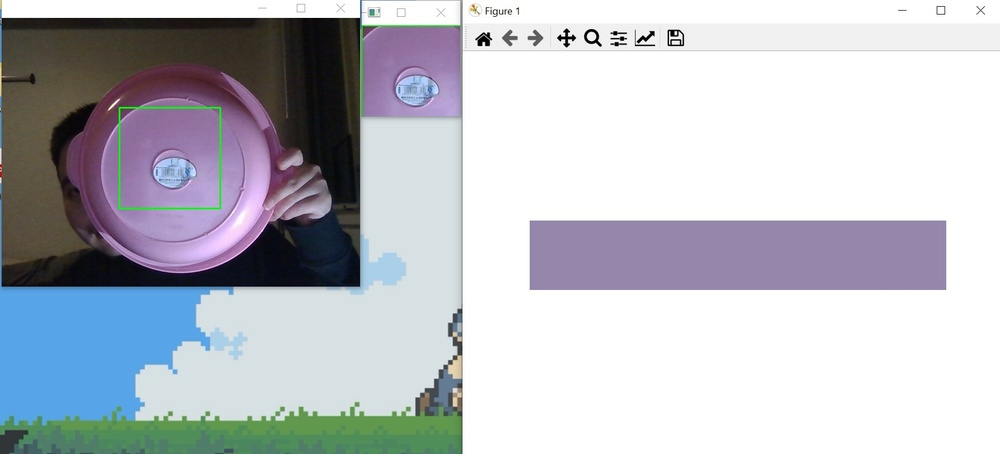
#> input picture DominateColor_LIGHTS_OFF.jpg, 1000 x 454 px, shrunk from 1786 x 811 before the run, given in place of the camera
$ python TASK4_123.py
#> lines starting #> are read from the running program, lines starting #| are printed output that depends on the picture; after the words box and inside, x2 and y2 are one past the last pixel; in counts of white or black regions, pixels touching at a corner belong together
#Work Cited:
#OpenCV: Image Thresholding, https://docs.opencv.org/4.x/d7/d4d/tutorial_py_thresholding.html
#OpenCV: Changing Colorspaces, https://docs.opencv.org/4.x/df/d9d/tutorial_py_colorspaces.html
#OpenCV: Contour Features, https://docs.opencv.org/4.x/dd/d49/tutorial_py_contour_features.html

#Futher Imporvement:
#This code tracks objects with yellow color very well including the color coming out from the
#phone; however, when it encounters yellow object that reflects the light, it will have
#a lot of noises. Therefore, one of the imporvement of this code is to imporve the
#tracking ability when it encounts reflective objects.

import cv2 as cv
import numpy as np

cap = cv.VideoCapture(0)
while(1):
    # Take each frame
    _, frame = cap.read()
#> frame is the input picture: shape (454, 1000, 3); mean B, G, R 198.3, 191.2, 187.9
    # Convert BGR to HSV
    hsv = cv.cvtColor(frame, cv.COLOR_BGR2HSV)
#> hsv: shape (454, 1000, 3); mean H, S, V 50.6, 36.4, 202.6
    # define range of yellow color in HSV
    lower_yellow = np.array([20,100,100])
    upper_yellow = np.array([30,255,255])
    # Threshold the HSV image to get only yellow colors
    mask = cv.inRange(hsv, lower_yellow, upper_yellow)
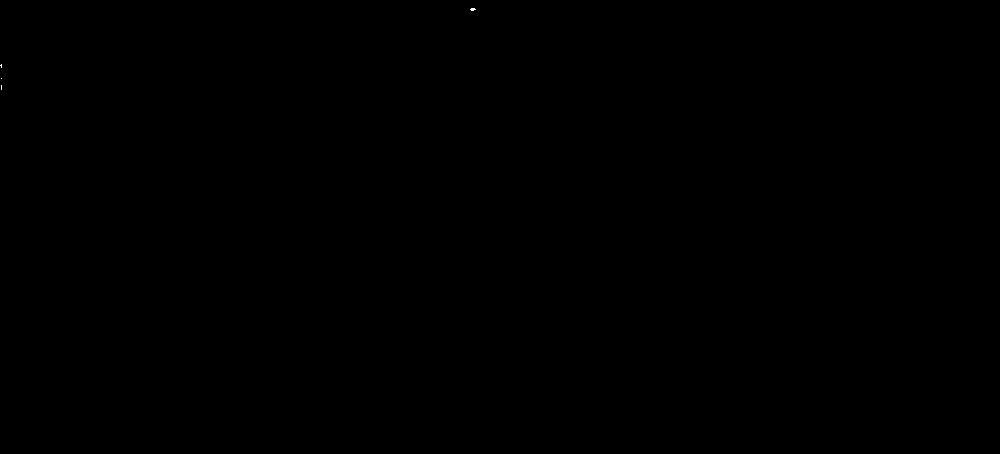
#> mask: shape (454, 1000); 0.01% white in thin lines or dots, all inside (x1, y1, x2, y2) = (0, 8, 476, 90)

    # Noise Reduction
    blur = cv.GaussianBlur(mask,(5,5),0)
    ret3,th3 = cv.threshold(blur,0,255,cv.THRESH_BINARY+cv.THRESH_OTSU)
#> th3: shape (454, 1000); 0.01% white; 3 white regions (2 under 20 px), largest, box (x1, y1, x2, y2) and area: (470, 7, 476, 12) 25
#> ret3 = 48

   # Bitwise-AND mask and original image
    res = cv.bitwise_and(frame,frame, mask= th3)

    contours,hierarchy = cv.findContours(th3, 1, 2)
#> contours = 3 contours, all with area under 20

    #creating bounding boxes
    if(len(contours) != 0):
        for cnt in contours:
           x,y,w,h = cv.boundingRect(cnt)
           cv.rectangle(res,(x,y),(x+w,y+h),(0,255,0),2)
#> this loop made 3 passes
#> (x, y, w, h) on passes 1 to 3: (0, 85, 3, 5), (0, 64, 3, 4), (470, 7, 6, 5)
#> res: shape (454, 1000, 3); mean B, G, R 0, 0.1, 0

    cv.imshow('frame',frame)
    cv.imshow('mask',th3)
    cv.imshow('res',res)


    k = cv.waitKey(5) & 0xFF
#> (key Esc is pressed here)
    if k == 27:
        break

cv.destroyAllWindows()

$ run again, on phone_LOW_Light.jpg
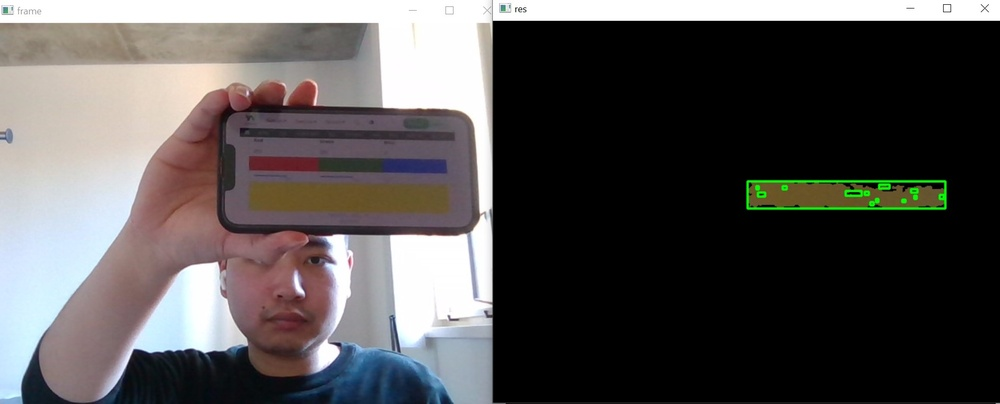
#> input picture phone_LOW_Light.jpg, 1000 x 404 px, shrunk from 1881 x 760 before the run, given in place of the camera
#> frame is the input picture: shape (404, 1000, 3); mean B, G, R 82.2, 82.7, 85.4
#> hsv: shape (404, 1000, 3); mean H, S, V 37.5, 28.4, 90.2
#> `mask = cv.inRange(hsv, lower_yellow, upper_yellow)`:
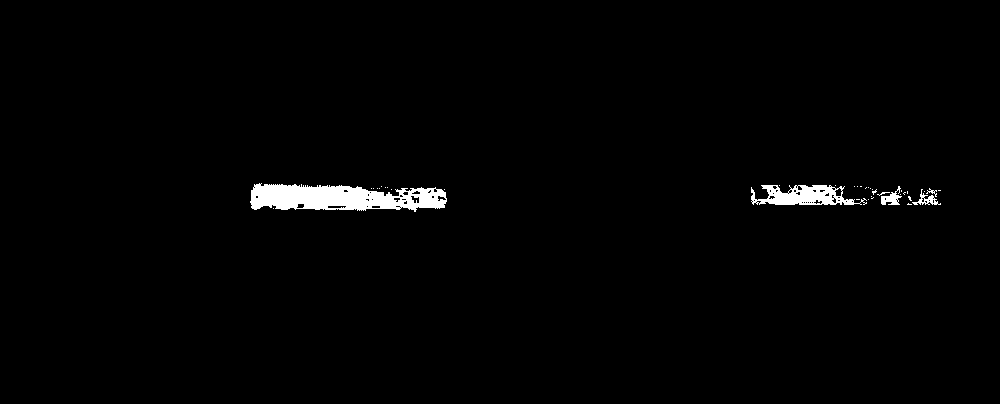
#> mask: shape (404, 1000); 1.4% white; 38 white regions (33 under 20 px), largest, box (x1, y1, x2, y2) and area: (250, 183, 447, 212) 3915, (751, 185, 867, 205) 1386, (881, 186, 902, 205) 186, (912, 189, 941, 205) 148, (926, 188, 937, 197) 32
#> th3: shape (404, 1000); 1.5% white; 13 white regions (8 under 20 px)
#> ret3 = 112
#> contours = 29 contours, 22 with area under 20; largest, box (x1, y1, x2, y2) and area: (250, 183, 447, 212) 3922, (751, 185, 855, 205) 1338, (881, 192, 901, 205) 152, (913, 193, 938, 205) 129, (328, 205, 342, 209) 36, (411, 196, 420, 203) 34, (437, 196, 446, 201) 20
#> the loop `for cnt in contours:` made 29 passes
#> (x, y, w, h) on passes 1, 2, 5, 6, 7, 8, 9, 10: (328, 205, 14, 4), (908, 204, 1, 1), (404, 201, 3, 4), (815, 200, 4, 4), (861, 199, 4, 3), (832, 198, 5, 5), (394, 197, 6, 5), (437, 196, 9, 5)
#> after the loop `for cnt in contours:`:
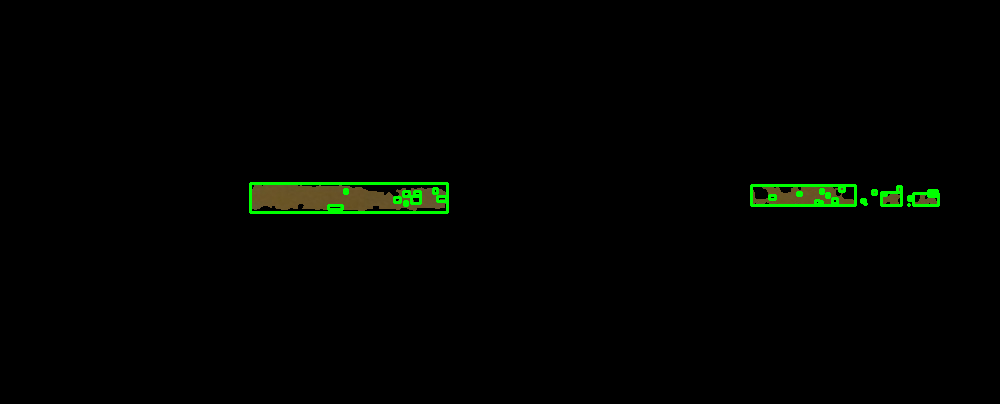
#> res: shape (404, 1000, 3); mean B, G, R 0.5, 3.3, 1.2
